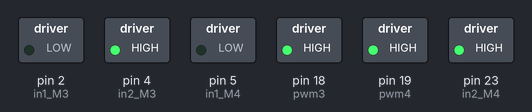
This sketch was run on a simulated Arduino Mega 2560, built with avr-gcc and run on an emulated ATmega2560. Parts: switched loads named in the sketch (green lamp = pin HIGH).

Above: at 0.1 s.
Timing chart, 0 to 1.6 s (numbered marks = the images above):
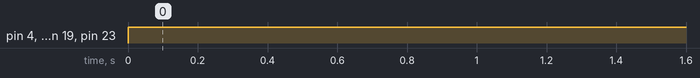

The sketch:

testing_2motor.ino
```cpp
// FR
const int pwm3 = 18;
const int in1_M3 = 2;
const int in2_M3 = 4;

// FL
const int pwm4 = 19;
const int in1_M4 = 5;
const int in2_M4 = 23;

void setup() {
  pinMode(pwm3, OUTPUT);
  pinMode(in1_M3, OUTPUT);
  pinMode(in2_M3, OUTPUT);

  pinMode(pwm4, OUTPUT);
  pinMode(in1_M4, OUTPUT);
  pinMode(in2_M4, OUTPUT);
}

void loop() {
  // fr
  analogWrite(pwm3, 255);
  digitalWrite(in1_M3, LOW);
  digitalWrite(in2_M3, HIGH);

  // fl
  analogWrite(pwm4, 255);
  digitalWrite(in1_M4, LOW);
  digitalWrite(in2_M4, HIGH);
}
```

Measured:
- by itself, pin 4 (in2_M3), pin 18 (pwm3), pin 19 (pwm4), pin 23 (in2_M4): LOW → HIGH at 0.00 s
